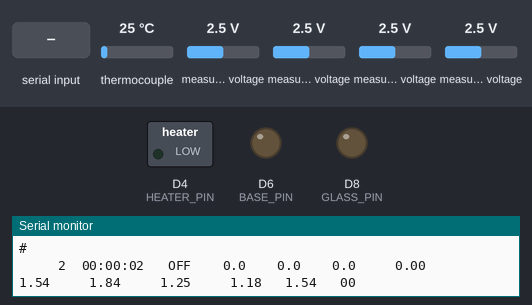
This program was run on a simulated STM32 Nucleo. Parts: switched loads named in the program (green lamp = pin HIGH), output pins drawn as LEDs (lit = HIGH), the last lines printed to the serial monitor. The test bench sets the inputs (shaded band); at power-on: measured voltage 2.5 V, thermocouple 25 °C.

Above: at 3.3 s.
3.4 s: "go\n" received over Serial
At 5.4 s:
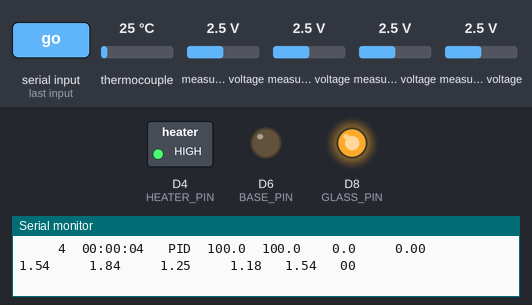
6.1 s: measured voltage (sensor 200) set to 1.8 V
9.1 s: measured voltage (sensor 200) set to 1.6 V
At 10.3 s:
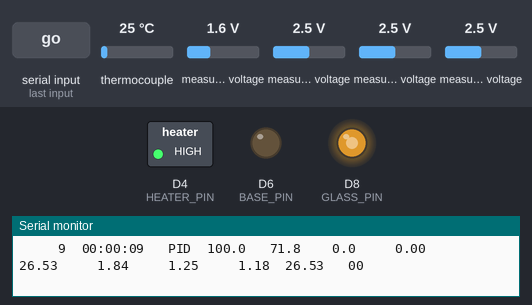
12.1 s: "h\n" received over Serial
At 13.1 s:
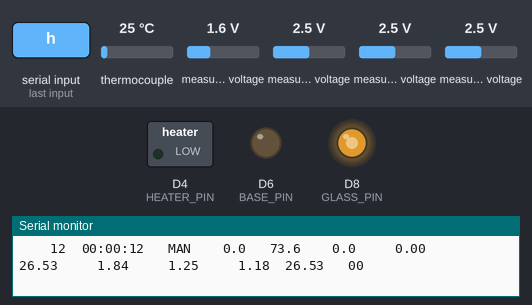
13.6 s: "g90\n" received over Serial
At 14.6 s:
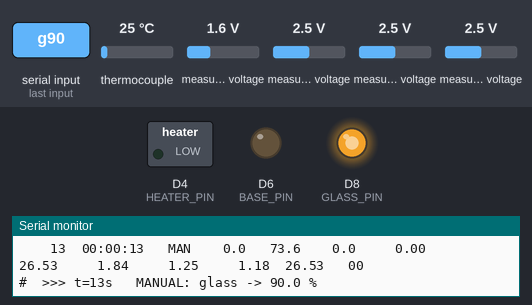
15.1 s: "b 45\n" received over Serial
At 15.4 s:
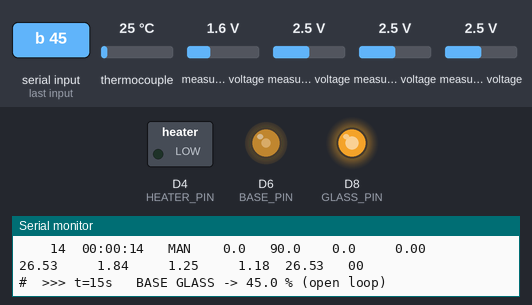
Timing chart, 0 to 17.6 s (numbered marks = the images above; inputs shaded):
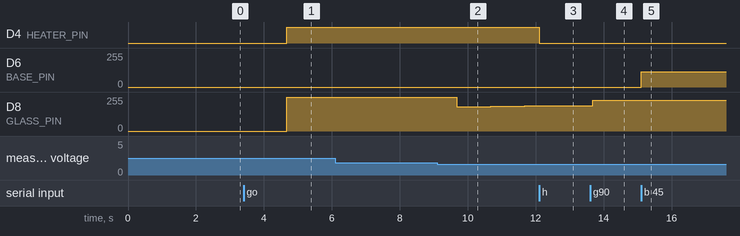

The program:

main.cpp
```cpp
#include <Arduino.h>
#include <Wire.h>
#include <Adafruit_ADS1X15.h>
#include <Adafruit_MAX31865.h>

// =====================================================================
//  CLOSED-LOOP INCUBATOR CONTROL  +  OPEN-LOOP HEATED BASE
//
//  Chamber air  -> PT1000 (MAX31865)  -> wall heaters   -> setpoint 39.0 C
//  ITO glass    -> thermistor A0      -> glass heater   -> setpoint 48.0 C
//  Base glass   -> thermistor A2      -> base heater    -> MANUAL duty, command "b"
//
//  A2 was the edge-well probe in the earlier runs and has been moved onto the
//  base glass. The edge well is therefore NOT measured in this configuration.
//
//  The base pane sits under the optical aperture. It is NOT closed-loop.
//  It runs at whatever fixed duty you command, with an over-temperature
//  cut-out, so the experiment is "what does blocking and then heating the
//  aperture do to the wells" without having to identify and tune a third loop.
// =====================================================================

// =====================================================================
//  SENSOR PLACEMENT
// =====================================================================
const char* PT_NAME = "T_cham";   // PT1000, chamber air centre, above plate lid

const char* THERM_NAME[4] = {
  "T_glass",      // A0 - taped to the ITO glass lid, near a corner  <-- GLASS CONTROL SENSOR
  "T_wellC",      // A1 - centre well, in the water, tip at the well bottom
  "T_base",       // A2 - ON THE BASE GLASS, under the aperture
                  //      (this probe was the edge well, T_wellE, in the earlier runs)
  "T_amb"         // A3 - OUTSIDE the chamber, room air   <-- KEEP THIS, the ratios need it
};
const int CH_GLASS = 0;    // index into THERM_NAME / ADS channel
const int CH_BASE  = 2;
const int CH_AMB   = 3;

// =====================================================================
//  OUTPUT PINS
// =====================================================================
const int HEATER_PIN = D4;   // PB5  - wall heaters
const int GLASS_PIN  = D8;   // PA9  - ITO glass lid  (move to D5 when CO2 is wired)
const int BASE_PIN   = D6;   // PB10 - ITO glass base, under the aperture
                             //        if D6 will not analogWrite, use D3 or D9.
                             //        Do NOT use D10-D13, the MAX31865 is there.

// =====================================================================
//  CONTROLLER PARAMETERS   (duty in PERCENT, 0 to 100)
// =====================================================================
//  chamber: Kp = tau/(K*lambda) = 775/(32.7*300) = 0.0790  -> 7.90 %/K
//           Ki = 1/(K*lambda)   = 1/(32.7*300)   = 1.02e-4 -> 1.02e-2 %/K/s
//  glass:   Kp = 348/(38.7*60)  = 0.1499                   -> 14.99 %/K
//           Ki = 1/(38.7*60)    = 4.31e-4                  -> 4.31e-2 %/K/s
const float KP_CHAM = 7.90f,  KI_CHAM = 1.02e-2f;
const float KP_GLAS = 14.99f, KI_GLAS = 4.31e-2f;
const float B_WEIGHT = 0.5f;          // setpoint weight, both loops

const float TS = 1.0f;                // control sample time, s  (matches log rate)

//  Static feedforward, from the inverse of the measured gain matrix
//      [ Tc-Ta ]   [ 0.510  0.165 ] [ uh ]
//      [ Tg-Ta ] = [ 0.428  0.387 ] [ ug ]     (K per % duty)
const float FF_H_C =  3.054f, FF_H_G = -1.302f;
const float FF_G_C = -3.377f, FF_G_G =  4.024f;

// =====================================================================
//  SAFETY
// =====================================================================
const float T_TRIP     = 55.0f;   // chamber or lid glass above this -> everything off
const float T_BASE_MAX = 50.0f;   // base glass above this -> base heater off only
const float SP_MAX     = 50.0f;   // highest setpoint the commands will accept
const float BASE_DUTY_MAX = 60.0f;// refuse silly base duties, it has no feedback
const int   BAD_LIMIT  = 5;       // consecutive bad reads before tripping a loop
const float MARGIN_MIN = 0.5f;    // warn if T_glass - T_cham drops below this

// =====================================================================
//  THERMISTOR CONSTANTS (TE GA10K3MCD1)
// =====================================================================
const float R0 = 10000.0, T0 = 298.15, BETA = 3976.0;
const float V_SUPPLY = 3.29;

float R_FIXED[4]  = { 9840.0, 9980.0, 9890.0, 9940.0 };
float T_OFFSET[4] = { -0.06, +0.51, -0.25, -0.23 };

const int NUM_THERM = 4;
const int SAMPLES   = 16;

// =====================================================================
Adafruit_ADS1115 ads;
Adafruit_MAX31865 rtd = Adafruit_MAX31865(10, 11, 12, 13);   // CS, SDI, SDO, CLK
#define RREF      4300.0
#define RNOMINAL  1000.0
const int PT_SAMPLES = 2;

const unsigned long INTERVAL = 1000;
unsigned long lastLog = 0;
int rowCount = 0;
uint8_t lastFault = 0;

// =====================================================================
//  CONTROLLER STATE
// =====================================================================
enum Mode { MODE_OFF, MODE_PID, MODE_MAN, MODE_TRIP };
Mode mode = MODE_OFF;

struct Loop {
  const char* name;
  float kp, ki, b;
  float sp;
  float integ;
  float duty;
  float amb0;      // ambient latched when the loop started
  int   bad;
  bool  tripped;
};

Loop cham  = { "chamber", KP_CHAM, KI_CHAM, B_WEIGHT, 39.0f, 0, 0, 20.0f, 0, false };
Loop glas  = { "glass",   KP_GLAS, KI_GLAS, B_WEIGHT, 48.0f, 0, 0, 20.0f, 0, false };

//  Base heater: open loop, independent of mode. Commanding it does NOT drop the
//  chamber and glass loops out of closed loop, which is the whole point.
float baseDuty    = 0.0f;
bool  baseTripped = false;
float tBase       = NAN;

char cmdBuf[48];
int  cmdLen = 0;
int  marginWarn = 0;
float lastAmb = NAN;        // most recent good ambient reading

// ---------------------------------------------------------------------
void applyOutputs() {
  int h = (int)(cham.duty * 255.0f / 100.0f + 0.5f);
  int g = (int)(glas.duty * 255.0f / 100.0f + 0.5f);
  int b = (int)(baseDuty  * 255.0f / 100.0f + 0.5f);
  analogWrite(HEATER_PIN, constrain(h, 0, 255));
  analogWrite(GLASS_PIN,  constrain(g, 0, 255));
  analogWrite(BASE_PIN,   constrain(b, 0, 255));
}

float readVolts(uint8_t ch) {
  float sum = 0;
  for (int i = 0; i < SAMPLES; i++) sum += ads.computeVolts(ads.readADC_SingleEnded(ch));
  return sum / SAMPLES;
}

float readThermistor(uint8_t ch) {
  float v = readVolts(ch);
  if (v < 0.01 || v > V_SUPPLY - 0.01) return NAN;
  float rTherm = R_FIXED[ch] * v / (V_SUPPLY - v);
  float tK = 1.0 / (1.0 / T0 + log(rTherm / R0) / BETA);
  return tK - 273.15 + T_OFFSET[ch];
}

// ---------------------------------------------------------------------
//  PI with setpoint weighting + clamping anti-windup
// ---------------------------------------------------------------------
void updateLoop(Loop &L, float y) {
  float e  = L.sp - y;                                        // integral sees full error
  float ep = L.b * (L.sp - L.amb0) - (y - L.amb0);            // P sees weighted setpoint
  float raw = L.kp * ep + L.integ + L.ki * e * TS;
  float u   = constrain(raw, 0.0f, 100.0f);
  if (u == raw) L.integ += L.ki * e * TS;                     // integrate only when not saturated
  L.duty = u;
}

//  Preload the integrators to the steady-state duty PLUS the offset the
//  negative proportional term creates at setpoint (because b < 1).
//  Clamped to 100, otherwise the loop leaves saturation carrying more
//  integral action than it needs and overshoots on warm-up.
void preloadIntegrators(float amb) {
  float dc = cham.sp - amb;
  float dg = glas.sp - amb;
  float uh = constrain(FF_H_C * dc + FF_H_G * dg, 0.0f, 100.0f);
  float ug = constrain(FF_G_C * dc + FF_G_G * dg, 0.0f, 100.0f);
  cham.integ = constrain(uh + cham.kp * (1.0f - cham.b) * dc, 0.0f, 100.0f);
  glas.integ = constrain(ug + glas.kp * (1.0f - glas.b) * dg, 0.0f, 100.0f);
  cham.amb0 = amb;
  glas.amb0 = amb;
}

// ---------------------------------------------------------------------
//  PRINTING
// ---------------------------------------------------------------------
void printPaddedDec(float v, int width, int dec) {
  char buf[20];
  if (isnan(v)) { strcpy(buf, "---"); }
  else {
    bool neg = v < 0;
    float a = neg ? -v : v;
    long  mul = (dec == 1) ? 10 : 100;
    long  whole = (long)a;
    long  frac  = (long)((a - whole) * mul + 0.5f);
    if (frac >= mul) { frac -= mul; whole += 1; }
    if (dec == 1) snprintf(buf, sizeof(buf), "%s%ld.%01ld", neg ? "-" : "", whole, frac);
    else          snprintf(buf, sizeof(buf), "%s%ld.%02ld", neg ? "-" : "", whole, frac);
  }
  for (int i = strlen(buf); i < width; i++) Serial.print(' ');
  Serial.print(buf);
}

void printPaddedStr(const char* s, int width) {
  for (int i = strlen(s); i < width; i++) Serial.print(' ');
  Serial.print(s);
}

const char* modeStr() {
  switch (mode) {
    case MODE_PID:  return "PID";
    case MODE_MAN:  return "MAN";
    case MODE_TRIP: return "TRIP";
    default:        return "OFF";
  }
}

void printHeader() {
  Serial.println();
  printPaddedStr("t_s", 6);
  printPaddedStr("clock", 10);
  printPaddedStr("mode", 6);
  printPaddedStr("heat%", 7);
  printPaddedStr("glass%", 7);
  printPaddedStr("base%", 7);
  printPaddedStr(PT_NAME, 9);
  for (int i = 0; i < NUM_THERM; i++) printPaddedStr(THERM_NAME[i], 9);
  printPaddedStr("marg", 7);
  printPaddedStr("flt", 5);
  Serial.println();
  Serial.println("-------------------------------------------------------------------------------------------------------");
}

void printHelp() {
  Serial.println("#");
  Serial.println("#  COMMANDS");
  Serial.println("#    go       start closed-loop control (integrators preloaded from ambient)");
  Serial.println("#    off      everything off, loops reset, base heater off");
  Serial.println("#    sc 39    set CHAMBER setpoint, degC   (max 50)");
  Serial.println("#    sg 48    set GLASS setpoint, degC     (max 50)");
  Serial.println("#    b20      BASE glass duty %, open loop (max 60, 0 to switch off)");
  Serial.println("#             the base heater is independent: setting it does NOT");
  Serial.println("#             drop the chamber and glass loops out of closed loop");
  Serial.println("#    h25      MANUAL heater duty %  (leaves closed loop)");
  Serial.println("#    g20      MANUAL glass duty %   (leaves closed loop)");
  Serial.println("#    st       print setpoints and controller internals");
  Serial.println("#    n text   write a note into the log");
  Serial.println("#    ?        this help");
  Serial.println("#");
}

//  NOTE: every message that prints a number uses Serial.print, not snprintf.
//  snprintf("%f") prints nothing under newlib-nano, which is the STM32duino default.
void eventStamp() {
  Serial.print("#  >>> t=");
  Serial.print(millis() / 1000);
  Serial.print("s   ");
}

void logEvent(const char* what) {
  eventStamp();
  Serial.println(what);
  rowCount = 999;
}

void printStatus() {
  Serial.println("#");
  Serial.print("#  mode=");         Serial.println(modeStr());
  Serial.print("#  chamber: sp=");  Serial.print(cham.sp, 2);
  Serial.print(" Kp=");             Serial.print(cham.kp, 3);
  Serial.print(" Ki=");             Serial.print(cham.ki, 5);
  Serial.print(" integ=");          Serial.print(cham.integ, 2);
  Serial.print(" duty=");           Serial.print(cham.duty, 1);
  Serial.print(" amb0=");           Serial.print(cham.amb0, 2);
  Serial.print(" bad=");            Serial.println(cham.bad);
  Serial.print("#  glass:   sp=");  Serial.print(glas.sp, 2);
  Serial.print(" Kp=");             Serial.print(glas.kp, 3);
  Serial.print(" Ki=");             Serial.print(glas.ki, 5);
  Serial.print(" integ=");          Serial.print(glas.integ, 2);
  Serial.print(" duty=");           Serial.print(glas.duty, 1);
  Serial.print(" amb0=");           Serial.print(glas.amb0, 2);
  Serial.print(" bad=");            Serial.println(glas.bad);
  Serial.print("#  base:    duty="); Serial.print(baseDuty, 1);
  Serial.print(" T_base=");          Serial.print(tBase, 2);
  Serial.print(" tripped=");         Serial.println(baseTripped ? "yes" : "no");
  Serial.print("#  trip=");         Serial.print(T_TRIP, 1);
  Serial.print(" C   base_max=");   Serial.print(T_BASE_MAX, 1);
  Serial.print(" C   sp_max=");     Serial.print(SP_MAX, 1);
  Serial.println(" C");
  Serial.println("#");
  rowCount = 999;
}

void allOff(const char* why) {
  cham.duty = 0; glas.duty = 0; baseDuty = 0;
  cham.integ = 0; glas.integ = 0;
  cham.bad = 0; glas.bad = 0;
  cham.tripped = false; glas.tripped = false; baseTripped = false;
  applyOutputs();
  logEvent(why);
}

// ---------------------------------------------------------------------
void handleCommand(float ambNow) {
  cmdBuf[cmdLen] = '\0';
  char* p = cmdBuf;
  while (*p == ' ') p++;

  if (strncmp(p, "go", 2) == 0) {
    float a = isnan(ambNow) ? 20.0f : ambNow;
    preloadIntegrators(a);
    cham.bad = 0; glas.bad = 0;
    cham.tripped = false; glas.tripped = false;
    mode = MODE_PID;
    eventStamp();
    Serial.print("CLOSED LOOP ON   sp_cham=");  Serial.print(cham.sp, 1);
    Serial.print("  sp_glass=");                Serial.print(glas.sp, 1);
    Serial.print("  amb0=");                    Serial.print(a, 2);
    Serial.print("  preload h=");               Serial.print(cham.integ, 1);
    Serial.print("  g=");                       Serial.print(glas.integ, 1);
    Serial.print("  base duty=");               Serial.println(baseDuty, 1);
    rowCount = 999;
  }
  else if (strncmp(p, "off", 3) == 0) {
    mode = MODE_OFF;
    allOff("ALL OFF, loops reset, base heater off");
  }
  else if (strncmp(p, "st", 2) == 0) {
    printStatus();
  }
  else if (p[0] == 's' && (p[1] == 'c' || p[1] == 'g')) {
    bool isCham = (p[1] == 'c');
    float v = atof(p + 2);
    if (v > 10.0f && v < SP_MAX) {
      if (isCham) cham.sp = v; else glas.sp = v;
      eventStamp();
      Serial.print(isCham ? "CHAMBER" : "GLASS");
      Serial.print(" SETPOINT -> ");  Serial.print(v, 2);  Serial.println(" C");
      rowCount = 999;
    } else {
      Serial.print("#  setpoint must be between 10 and "); Serial.println(SP_MAX, 1);
    }
  }
  else if (p[0] == 'b' || p[0] == 'B') {
    float v = atof(p + 1);
    if (v >= 0 && v <= BASE_DUTY_MAX) {
      baseDuty = v;
      baseTripped = false;
      applyOutputs();
      eventStamp();
      Serial.print("BASE GLASS -> "); Serial.print(v, 1); Serial.println(" % (open loop)");
      rowCount = 999;
    } else {
      Serial.print("#  base duty must be 0-"); Serial.println(BASE_DUTY_MAX, 0);
    }
  }
  else if (p[0] == 'h' || p[0] == 'H') {
    float v = atof(p + 1);
    if (v >= 0 && v <= 100) {
      mode = MODE_MAN; cham.duty = v; cham.integ = 0; applyOutputs();
      eventStamp(); Serial.print("MANUAL: heaters -> "); Serial.print(v, 1); Serial.println(" %");
      rowCount = 999;
    } else Serial.println("#  duty must be 0-100");
  }
  else if (p[0] == 'g' || p[0] == 'G') {
    float v = atof(p + 1);
    if (v >= 0 && v <= 100) {
      mode = MODE_MAN; glas.duty = v; glas.integ = 0; applyOutputs();
      eventStamp(); Serial.print("MANUAL: glass -> "); Serial.print(v, 1); Serial.println(" %");
      rowCount = 999;
    } else Serial.println("#  duty must be 0-100");
  }
  else if (p[0] == 'n' || p[0] == 'N') {
    eventStamp(); Serial.print("NOTE: "); Serial.println(p + 1);
    rowCount = 999;
  }
  else if (p[0] == '?') { printHelp(); rowCount = 999; }
  else if (cmdLen > 0) Serial.println("#  unknown command, type ? for help");

  cmdLen = 0;
}

void readSerial(float ambNow) {
  while (Serial.available()) {
    char c = Serial.read();
    if (c == '\n' || c == '\r') { if (cmdLen > 0) handleCommand(ambNow); }
    else if (cmdLen < (int)sizeof(cmdBuf) - 1) cmdBuf[cmdLen++] = c;
  }
}

// ---------------------------------------------------------------------
void setup() {
  Serial.begin(115200);
  delay(2000);

  pinMode(HEATER_PIN, OUTPUT);
  pinMode(GLASS_PIN,  OUTPUT);
  pinMode(BASE_PIN,   OUTPUT);
  cham.duty = 0; glas.duty = 0; baseDuty = 0;
  applyOutputs();

  Serial.println();
  Serial.println("# ===== Incubator closed-loop control + open-loop heated base =====");
  Serial.println("#  chamber: G = 32.7/(775s+1), lambda=300s  -> Kp=7.90  Ki=1.02e-2  b=0.5");
  Serial.println("#  glass:   G = 38.7/(348s+1), lambda= 60s  -> Kp=14.99 Ki=4.31e-2  b=0.5");
  Serial.println("#  base:    OPEN LOOP, fixed duty set with the b command");
  Serial.print  ("#  duty in PERCENT, Ts = 1 s, clamping anti-windup, trip at ");
  Serial.print(T_TRIP, 1); Serial.print(" C, base cut-out at ");
  Serial.print(T_BASE_MAX, 1); Serial.println(" C");
  Serial.print  ("#  default setpoints: chamber ");
  Serial.print(cham.sp, 1); Serial.print(" C, glass "); Serial.print(glas.sp, 1);
  Serial.println(" C");

  Wire.begin();
  if (!ads.begin(0x48)) {
    Serial.println("#  ADS1115 NOT FOUND - check I2C wiring");
    while (1) delay(1000);
  }
  ads.setGain(GAIN_ONE);
  ads.setDataRate(RATE_ADS1115_128SPS);
  Serial.println("#  ADS1115 ok");

  rtd.begin(MAX31865_2WIRE);
  rtd.enable50Hz(true);
  rtd.setThresholds(0x1234, 0x5678);
  uint16_t lo = rtd.getLowerThreshold(), hi = rtd.getUpperThreshold();
  rtd.setThresholds(0, 0xFFFF);
  if (lo == 0x1234 && hi == 0x5678) {
    Serial.println("#  MAX31865 ok");
  } else {
    Serial.println("#  *** MAX31865 NOT TALKING - control will not start ***");
    Serial.print("#      wrote 0x1234/0x5678, read back 0x");
    Serial.print(lo, HEX); Serial.print("/0x"); Serial.println(hi, HEX);
  }

  float b0 = readThermistor(CH_BASE);
  if (isnan(b0)) Serial.println("#  *** base glass thermistor (A2) reads open or shorted - check wiring ***");
  else { Serial.print("#  base glass thermistor ok, reading "); Serial.print(b0, 2); Serial.println(" C"); }

  printHelp();
}

// ---------------------------------------------------------------------
void loop() {
  readSerial(lastAmb);                 // commands are served between samples too

  if (millis() - lastLog < INTERVAL) return;
  lastLog += INTERVAL;
  if (millis() - lastLog > INTERVAL) lastLog = millis();   // never try to catch up

  // ---- read everything ONCE, so control and log always agree ----
  uint32_t rawSum = 0;
  uint8_t fault = 0;
  int good = 0;
  for (int i = 0; i < PT_SAMPLES; i++) {
    uint16_t r = rtd.readRTD();
    uint8_t f = rtd.readFault();
    if (f) { rtd.clearFault(); fault = f; }
    else   { rawSum += r; good++; }
  }
  float tPT = good ? rtd.calculateTemperature(rawSum / good, RNOMINAL, RREF) : NAN;
  if (good) fault = 0;

  float tTh[NUM_THERM];
  for (int i = 0; i < NUM_THERM; i++) tTh[i] = readThermistor(i);
  tBase = tTh[CH_BASE];
  float tGlass = tTh[CH_GLASS];
  float tAmb   = tTh[CH_AMB];
  if (!isnan(tAmb)) lastAmb = tAmb;
  float margin = (isnan(tGlass) || isnan(tPT)) ? NAN : (tGlass - tPT);

  // ---- safety: base glass cut-out (base only, loops keep running) ----
  if (!isnan(tBase) && tBase > T_BASE_MAX && baseDuty > 0.0f) {
    baseDuty = 0.0f;
    baseTripped = true;
    applyOutputs();
    logEvent("*** BASE GLASS OVER TEMPERATURE - base heater off ***");
  }
  //  A base thermistor that goes open reads cold, and "cold" on an unmonitored
  //  heater means "more heat". Treat it as a fault instead.
  if (isnan(tBase) && baseDuty > 0.0f) {
    baseDuty = 0.0f;
    baseTripped = true;
    applyOutputs();
    logEvent("*** BASE THERMISTOR LOST - base heater off ***");
  }

  // ---- safety: over-temperature on the controlled channels ----
  if ((!isnan(tPT)    && tPT    > T_TRIP) ||
      (!isnan(tGlass) && tGlass > T_TRIP)) {
    if (mode != MODE_TRIP) {
      mode = MODE_TRIP;
      allOff("*** OVER-TEMPERATURE TRIP - ALL OFF ***");
    }
  }

  // ---- control ----
  if (mode == MODE_PID) {
    // chamber loop
    if (isnan(tPT)) {
      if (++cham.bad >= BAD_LIMIT) {
        cham.duty = 0; cham.tripped = true;
        if (cham.bad == BAD_LIMIT) logEvent("*** PT1000 LOST - heaters off ***");
      }
      // else: hold the previous duty, do not integrate
    } else {
      if (cham.tripped) { cham.tripped = false; logEvent("PT1000 recovered, heaters resumed"); }
      cham.bad = 0;
      updateLoop(cham, tPT);
    }

    // glass loop
    if (isnan(tGlass)) {
      if (++glas.bad >= BAD_LIMIT) {
        glas.duty = 0; glas.tripped = true;
        if (glas.bad == BAD_LIMIT) logEvent("*** GLASS THERMISTOR LOST - glass heater off ***");
      }
    } else {
      if (glas.tripped) { glas.tripped = false; logEvent("Glass sensor recovered, glass heater resumed"); }
      glas.bad = 0;
      updateLoop(glas, tGlass);
    }

    applyOutputs();

    // ---- condensation margin warning ----
    if (!isnan(margin) && margin < MARGIN_MIN) {
      if (++marginWarn == 10) logEvent("*** WARNING: glass-chamber margin below limit, condensation risk ***");
    } else {
      marginWarn = 0;
    }
  }

  // ---- log ----
  if (rowCount >= 20) { printHeader(); rowCount = 0; }
  rowCount++;

  unsigned long s = millis() / 1000;
  char clk[12], num[12];
  snprintf(clk, sizeof(clk), "%02lu:%02lu:%02lu", s / 3600, (s / 60) % 60, s % 60);

  snprintf(num, sizeof(num), "%lu", s);  printPaddedStr(num, 6);
  printPaddedStr(clk, 10);
  printPaddedStr(modeStr(), 6);
  printPaddedDec(cham.duty, 7, 1);
  printPaddedDec(glas.duty, 7, 1);
  printPaddedDec(baseDuty,  7, 1);
  printPaddedDec(tPT, 9, 2);
  for (int i = 0; i < NUM_THERM; i++) printPaddedDec(tTh[i], 9, 2);
  printPaddedDec(margin, 7, 2);
  snprintf(num, sizeof(num), "%02X", fault); printPaddedStr(num, 5);
  Serial.println();

  if (fault != lastFault) {
    Serial.print("#  PT1000 fault changed to 0x"); Serial.println(fault, HEX);
    lastFault = fault;
  }
}
```

Measured:
- the behaviour switches between 1.7 and 1.6 V on measured voltage (sensor 200) (found by bisection; images 1 and 2)
- after the input at 3.4 s, D4 (HEATER_PIN): LOW → HIGH after 1.3 s; D8 (GLASS_PIN): 0/255 → 255/255 after 1.3 s
- after the input at 9.1 s, D8 (GLASS_PIN): 255/255 → 183/255 after 0.57 s, → 185/255 1.0 s later, → 188/255 1.0 s later
- after the input at 12.1 s, D4 (HEATER_PIN): HIGH → LOW at once; D8 (GLASS_PIN): stays 188/255 (without the input it goes to 190/255 after 0.57 s)
- after the input at 13.6 s, D8 (GLASS_PIN): 188/255 → 230/255 after 0.08 s
- after the input at 15.1 s, D6 (BASE_PIN): 0/255 → 115/255 at once
